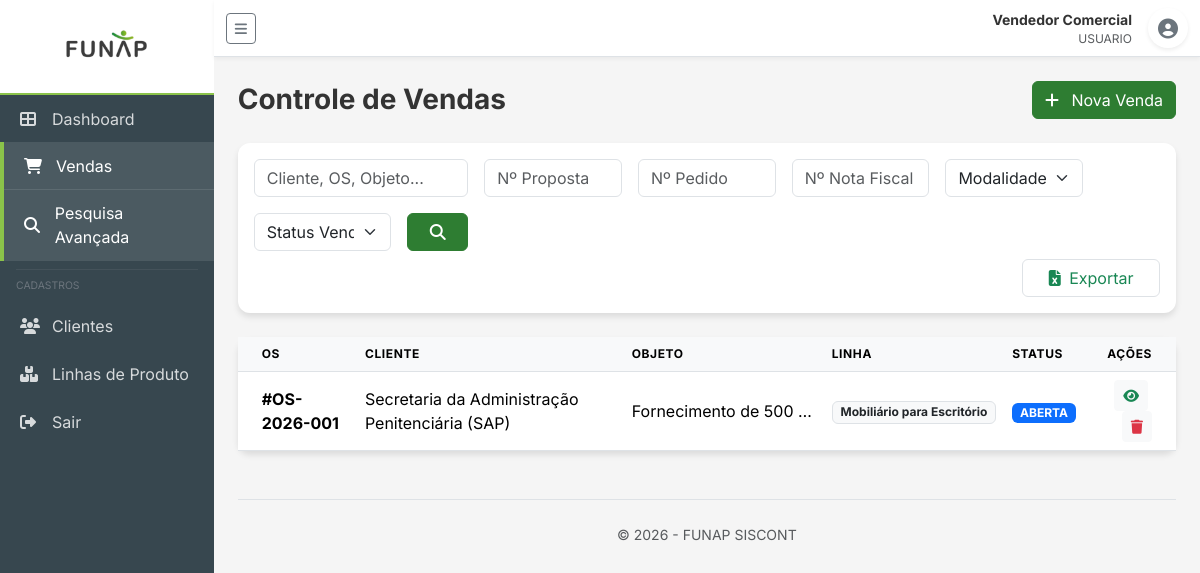
The page /vendas (signed in) on the database its author committed.
### app/models/usuario.py (models this page shows)
class Usuario(Base):
    __tablename__ = "usuarios"
    id: Mapped[int] = mapped_column(primary_key=True, index=True)
    nome: Mapped[str] = mapped_column(String(150), nullable=False)
    email: Mapped[str] = mapped_column(String(200), unique=True, nullable=False, index=True)
    senha_hash: Mapped[str] = mapped_column(String(255), nullable=False)
    perfil: Mapped[PerfilEnum] = mapped_column(SAEnum(PerfilEnum), default=PerfilEnum.usuario, nullable=False)
    ativo: Mapped[bool] = mapped_column(Boolean, default=True, nullable=False)
    diretoria_id: Mapped[int | None] = mapped_column(ForeignKey("diretorias.id"), nullable=True, index=True)
    created_at: Mapped[datetime] = mapped_column(DateTime(timezone=True), server_default=func.now())
    updated_at: Mapped[datetime] = mapped_column(
        DateTime(timezone=True), server_default=func.now(), onupdate=func.now()
    )
    diretoria: Mapped["Diretoria"] = relationship("Diretoria", back_populates="usuarios")

### app/models/venda.py (models this page shows)
class Venda(Base):
    __tablename__ = "vendas"
    id: Mapped[int] = mapped_column(primary_key=True, index=True)
    numero: Mapped[str] = mapped_column(String(50), unique=True, nullable=False, index=True)
    processo_sei: Mapped[str | None] = mapped_column(String(50), nullable=True, index=True)
    objeto: Mapped[str | None] = mapped_column(Text, nullable=True)
    status: Mapped[VendaStatusEnum] = mapped_column(
        SAEnum(VendaStatusEnum), default=VendaStatusEnum.aberta, nullable=False, index=True
    )
    modalidade: Mapped[ModalidadeEnum] = mapped_column(
        SAEnum(ModalidadeEnum), default=ModalidadeEnum.venda, nullable=False, index=True
    )
    valor_total: Mapped[float | None] = mapped_column(Numeric(15, 2), nullable=True)
    cliente_id: Mapped[int] = mapped_column(ForeignKey("clientes.id"), nullable=False, index=True)
    diretoria_id: Mapped[int] = mapped_column(ForeignKey("diretorias.id"), nullable=False, index=True)
    linha_produto_id: Mapped[int | None] = mapped_column(ForeignKey("linhas_produto.id"), nullable=True, index=True)
    criado_por_id: Mapped[int | None] = mapped_column(ForeignKey("usuarios.id"), nullable=True)
    created_at: Mapped[datetime] = mapped_column(DateTime(timezone=True), server_default=func.now())
    updated_at: Mapped[datetime] = mapped_column(
        DateTime(timezone=True), server_default=func.now(), onupdate=func.now()
    )
    cliente: Mapped["Cliente"] = relationship("Cliente", back_populates="vendas")
    diretoria: Mapped["Diretoria"] = relationship("Diretoria", back_populates="vendas")
    linha_produto: Mapped["LinhaProduto"] = relationship("LinhaProduto", back_populates="vendas")
    criado_por: Mapped["Usuario"] = relationship("Usuario", foreign_keys=[criado_por_id])
    solicitacoes_custo: Mapped[list["SolicitacaoCusto"]] = relationship(
        "SolicitacaoCusto", back_populates="venda", cascade="all, delete-orphan"
    )
    propostas: Mapped[list["Proposta"]] = relationship(
        "Proposta", back_populates="venda", cascade="all, delete-orphan"
    )
    contratos: Mapped[list["Contrato"]] = relationship(
        "Contrato", back_populates="venda", cascade="all, delete-orphan"
    )
    empenhos: Mapped[list["Empenho"]] = relationship(
        "Empenho", back_populates="venda", cascade="all, delete-orphan"
    )
    pedidos: Mapped[list["Pedido"]] = relationship(
        "Pedido", back_populates="venda", cascade="all, delete-orphan"
    )
    notas_fiscais: Mapped[list["NotaFiscal"]] = relationship(
        "NotaFiscal", back_populates="venda", cascade="all, delete-orphan"
    )

### app/models/cliente.py (models this page shows)
class Cliente(Base):
    __tablename__ = "clientes"
    id: Mapped[int] = mapped_column(primary_key=True, index=True)
    nome: Mapped[str] = mapped_column(String(200), nullable=False, index=True)
    cnpj_cpf: Mapped[str | None] = mapped_column(String(20), nullable=True, index=True)
    email: Mapped[str | None] = mapped_column(String(200), nullable=True)
    telefone: Mapped[str | None] = mapped_column(String(30), nullable=True)
    endereco: Mapped[str | None] = mapped_column(Text, nullable=True)
    ativo: Mapped[bool] = mapped_column(default=True, nullable=False)
    created_at: Mapped[datetime] = mapped_column(DateTime(timezone=True), server_default=func.now())
    updated_at: Mapped[datetime] = mapped_column(
        DateTime(timezone=True), server_default=func.now(), onupdate=func.now()
    )
    vendas: Mapped[list["Venda"]] = relationship("Venda", back_populates="cliente")

### app/models/linha_produto.py (models this page shows)
class LinhaProduto(Base):
    __tablename__ = "linhas_produto"
    id: Mapped[int] = mapped_column(primary_key=True, index=True)
    nome: Mapped[str] = mapped_column(String(150), nullable=False, index=True)
    descricao: Mapped[str | None] = mapped_column(Text, nullable=True)
    ativa: Mapped[bool] = mapped_column(default=True, nullable=False)
    created_at: Mapped[datetime] = mapped_column(DateTime(timezone=True), server_default=func.now())
    updated_at: Mapped[datetime] = mapped_column(
        DateTime(timezone=True), server_default=func.now(), onupdate=func.now()
    )
    vendas: Mapped[list["Venda"]] = relationship("Venda", back_populates="linha_produto")

### app/routers/vendas.py (the view)
@router.get("")
async def list_vendas(
    request: Request,
    q: Optional[str] = None,
    proposta_num: Optional[str] = None,
    pedido_num: Optional[str] = None,
    nfe_num: Optional[str] = None,
    status: Optional[str] = None,
    modalidade: Optional[str] = None,
    db: Session = Depends(get_db),
    current_user: Usuario = Depends(security.get_current_active_user)
):
    diretoria_id = current_user.diretoria_id if current_user.perfil != "admin" else None
    vendas = venda_repo.get_by_filters(
        db,
        diretoria_id=diretoria_id,
        cliente_nome=q,
        proposta_numero=proposta_num,
        pedido_numero=pedido_num,
        nota_fiscal_numero=nfe_num,
        venda_status=status,
        modalidade=modalidade
    )
    return templates.TemplateResponse(
        "vendas/list.html",
        {"request": request, "vendas": vendas, "user": current_user}
    )

### app/templates/vendas/list.html (shortened to what this page needs)
{% extends "base.html" %}
{% block page_title %}Controle de Vendas{% endblock %}
{% block actions %}
<a href="/vendas/nova" class="btn btn-primary">
    <i class="fas fa-plus me-2"></i> Nova Venda
</a>
{% endblock %}
{% block content %}
<div class="card mb-4">
    <div class="card-body">
        <form action="/vendas" method="get" class="row g-3">
            <div class="col-md-3">
                <input type="text" name="q" class="form-control" placeholder="Cliente, OS, Objeto..."
                    value="{{ request.query_params.get('q', '') }}">
            </div>
            <div class="col-md-2">
                <input type="text" name="proposta_num" class="form-control" placeholder="Nº Proposta"
                    value="{{ request.query_params.get('proposta_num', '') }}">
            </div>
            <div class="col-md-2">
                <input type="text" name="pedido_num" class="form-control" placeholder="Nº Pedido"
                    value="{{ request.query_params.get('pedido_num', '') }}">
            </div>
            <div class="col-md-2">
                <input type="text" name="nfe_num" class="form-control" placeholder="Nº Nota Fiscal"
                    value="{{ request.query_params.get('nfe_num', '') }}">
            </div>
            <div class="col-md-2">
                <select name="modalidade" class="form-select">
                    <option value="">Modalidade</option>
                </select>
            </div>
            <div class="col-md-2">
                <select name="status" class="form-select">
                    <option value="">Status Venda</option>
                </select>
            </div>
            <div class="col-md-1">
                <button type="submit" class="btn btn-primary w-100"><i class="fas fa-search"></i></button>
            </div>
            <div class="col-md-2 offset-md-10 mt-2">
                <a href="/vendas/exportar?{{ request.query_params }}" class="btn btn-outline-success border w-100">
                    <i class="fas fa-file-excel me-1"></i> Exportar
                </a>
            </div>
        </form>
    </div>
</div>
<div class="card">
    <div class="card-body p-0">
        <div class="table-responsive">
            <table class="table table-hover align-middle mb-0">
                <thead>
                    <tr>
                        <th class="ps-4">OS</th>
                        <th>Cliente</th>
                        <th>Objeto</th>
                        <th>Linha</th>
                        <th>Status</th>
                        <th class="text-end pe-4">Ações</th>
                    </tr>
                </thead>
                <tbody>
                    {% for venda in vendas %}
                    <tr>
                        <td class="ps-4 fw-bold">#{{ venda.numero or 'N/A' }}</td>
                        <td>{{ venda.cliente.nome if venda.cliente else 'N/A' }}</td>
                        <td class="text-truncate" style="max-width: 200px;">{{ venda.objeto or '-' }}</td>
                        <td><span class="badge bg-light text-dark border">{{ venda.linha_produto.nome if
                                venda.linha_produto else 'Diversos' }}</span></td>
                        <td>
                            {% if venda.status == 'aberta' %}
                            <span class="badge bg-primary">ABERTA</span>
                            {% else %}
                            <span class="badge bg-success">FINALIZADA</span>
                            {% endif %}
                        </td>
                        <td class="text-end pe-4">
                            <a href="/vendas/{{ venda.id }}" class="btn btn-sm btn-light text-success me-1"
                                title="Ver Detalhes">
                                <i class="fas fa-eye text-success"></i>
                            </a>
                            <a href="/vendas/{{ venda.id }}/excluir" class="btn btn-sm btn-light text-danger"
                                title="Excluir" onclick="return confirm('Excluir venda?')">
                                <i class="fas fa-trash"></i>
                            </a>
                        </td>
                    </tr>
                    {% else %}
                    <tr>
                        <td colspan="6" class="text-center py-5 text-muted">
                            Nenhuma venda encontrada.
                        </td>
                    </tr>
                    {% endfor %}
                </tbody>
            </table>
        </div>
    </div>
</div>
{% endblock %}

### app/templates/base.html (shortened to what this page needs)
<!DOCTYPE html>
<html lang="pt-br">
<head>
    <link href="https://cdn.jsdelivr.net/npm/bootstrap@5.3.2/dist/css/bootstrap.min.css" rel="stylesheet">
    <link href="https://cdnjs.cloudflare.com/ajax/libs/font-awesome/6.4.2/css/all.min.css" rel="stylesheet">
    <link href="{{ url_for('static', path='/css/styles.css') }}" rel="stylesheet">
</head>
<body>
    <div class="d-flex" id="wrapper">
        {% if user %}
        <div id="sidebar-wrapper">
            <div class="sidebar-heading">
                <img src="{{ url_for('static', path='/img/sidebar_logo.png') }}" alt="FUNAP">
            </div>
            <div class="list-group list-group-flush">
                <a href="/dashboard"
                    class="list-group-item list-group-item-action {% if request.url.path == '/dashboard' %}active{% endif %}">
                    <i class="fas fa-th-large"></i> Dashboard
                </a>
                <a href="/vendas"
                    class="list-group-item list-group-item-action {% if '/vendas' in request.url.path %}active{% endif %}">
                    <i class="fas fa-shopping-cart"></i> Vendas
                </a>
                <a href="/vendas"
                    class="list-group-item list-group-item-action {% if request.url.path == '/vendas' %}active{% endif %}">
                    <i class="fas fa-search"></i> Pesquisa Avançada
                </a>
                <hr class="mx-3 my-2 border-secondary">
                <div class="px-3 mb-2 small text-uppercase text-secondary" style="font-size: 0.65rem;">Cadastros</div>
                <a href="/clientes"
                    class="list-group-item list-group-item-action {% if '/clientes' in request.url.path %}active{% endif %}">
                    <i class="fas fa-users"></i> Clientes
                </a>
                <a href="/linhas-produto"
                    class="list-group-item list-group-item-action {% if '/linhas-produto' in request.url.path %}active{% endif %}">
                    <i class="fas fa-boxes"></i> Linhas de Produto
                </a>
                <a href="/logout" class="list-group-item list-group-item-action mt-auto text-danger">
                    <i class="fas fa-sign-out-alt"></i> Sair
                </a>
            </div>
        </div>
        {% endif %}
        <div id="page-content-wrapper">
            <nav class="navbar navbar-expand-lg navbar-light bg-light border-bottom">
                <div class="container-fluid">
                    {% if user %}
                    <button class="btn btn-outline-secondary btn-sm me-3" id="menu-toggle">
                        <i class="fas fa-bars"></i>
                    </button>
                    {% else %}
                    <img src="{{ url_for('static', path='/img/logo.png') }}" alt="Logo" style="height: 30px;"
                        class="me-2">
                    <span class="fw-bold text-success">SISCONT</span>
                    {% endif %}
                    <div class="ms-auto d-flex align-items-center">
                        {% if user %}
                        <div class="me-3 text-end d-none d-md-block">
                            <div class="small fw-bold">{{ user.nome }}</div>
                            <div class="text-muted" style="font-size: 0.75rem;">{{ user.perfil | upper }}</div>
                        </div>
                        <div class="btn-group">
                            <button type="button" class="btn btn-white rounded-circle shadow-sm"
                                data-bs-toggle="dropdown" aria-expanded="false"
                                style="width: 40px; height: 40px; padding: 0;">
                                <i class="fas fa-user-circle fa-lg text-secondary"></i>
                            </button>
                        </div>
                        {% endif %}
                    </div>
                </div>
            </nav>
            <div class="container-fluid p-4">
                <div class="d-flex justify-content-between align-items-center mb-4">
                    <h1 class="h3 mb-0 fw-bold">{% block page_title %}{% endblock %}</h1>
                    {% block actions %}{% endblock %}
                </div>
                {% block content %}{% endblock %}
                <footer class="mt-5 pt-4 text-center border-top">
                    <p class="text-muted small">© 2026 - FUNAP SISCONT</p>
                </footer>
            </div>
        </div>
    </div>
</body>
</html>

### rows shown on the page
Usuario: nome "Vendedor Comercial", perfil "USUARIO"
Venda: numero "OS-2026-001", cliente "Secretaria da Administração Penitenciária (SAP)", objeto "Fornecimento de 500…", linha_produto "Mobiliário para Escritório", status "ABERTA"
